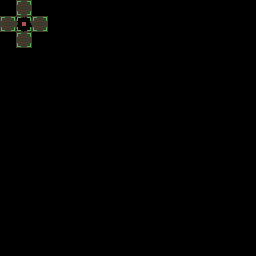

This is a level from a 2D game, rendered from its Tiled map with the project's own tilesets. A one-line summary and the complete map file follow:
An orthogonal 16x16 tile map with 16x16 px tiles, 4 tile layers (output_dirt, input_dirt, regions_output, regions_input), 2 tilesets.

<map version="1.5" tiledversion="1.7.2" orientation="orthogonal" renderorder="right-down" width="16" height="16" tilewidth="16" tileheight="16" infinite="0" nextlayerid="6" nextobjectid="1">
 <tileset firstgid="1" name="Village5" tilewidth="16" tileheight="16" tilecount="704" columns="32">
  <image source="../../../assets/Tile/Village5.png" width="512" height="352" />
  <wangsets>
   <wangset name="Dirt2" type="mixed" tile="-1">
    <wangcolor name="" color="#ff0000" tile="-1" probability="1" />
    <wangtile tileid="200" wangid="0,0,1,1,1,0,0,0" />
    <wangtile tileid="202" wangid="0,0,1,1,1,1,1,0" />
    <wangtile tileid="203" wangid="0,0,0,0,1,1,1,0" />
    <wangtile tileid="232" wangid="1,1,0,0,0,0,0,0" />
    <wangtile tileid="234" wangid="1,1,0,0,0,0,0,1" />
    <wangtile tileid="235" wangid="1,0,0,0,0,0,0,1" />
    <wangtile tileid="264" wangid="1,1,1,1,1,0,0,0" />
    <wangtile tileid="266" wangid="1,1,1,1,1,1,1,1" />
    <wangtile tileid="267" wangid="1,0,0,0,1,1,1,1" />
    <wangtile tileid="296" wangid="1,1,1,0,0,0,0,0" />
    <wangtile tileid="298" wangid="1,1,1,0,0,0,1,1" />
    <wangtile tileid="299" wangid="1,0,0,0,0,0,1,1" />
   </wangset>
   <wangset name="Dirt3" type="mixed" tile="-1">
    <wangcolor name="" color="#ff0000" tile="-1" probability="1" />
    <wangcolor name="" color="#00ff00" tile="-1" probability="1" />
    <wangcolor name="" color="#0000ff" tile="-1" probability="1" />
    <wangtile tileid="200" wangid="0,0,3,3,3,0,0,0" />
    <wangtile tileid="201" wangid="0,0,3,3,3,3,3,0" />
    <wangtile tileid="203" wangid="0,0,0,0,3,3,3,0" />
    <wangtile tileid="232" wangid="3,3,1,1,1,0,0,0" />
    <wangtile tileid="233" wangid="3,3,1,1,1,1,1,3" />
    <wangtile tileid="235" wangid="3,0,0,0,1,1,1,3" />
    <wangtile tileid="264" wangid="1,1,2,2,2,0,0,0" />
    <wangtile tileid="265" wangid="1,1,2,2,2,2,2,1" />
    <wangtile tileid="267" wangid="1,0,0,0,2,2,2,1" />
    <wangtile tileid="296" wangid="2,2,2,0,0,0,0,0" />
    <wangtile tileid="297" wangid="2,2,2,0,0,0,2,2" />
    <wangtile tileid="299" wangid="2,0,0,0,0,0,2,2" />
   </wangset>
   <wangset name="Dirt4" type="mixed" tile="-1">
    <wangcolor name="" color="#ff0000" tile="-1" probability="1" />
    <wangtile tileid="205" wangid="0,0,1,1,1,0,0,0" />
    <wangtile tileid="206" wangid="0,0,1,1,1,1,1,0" />
    <wangtile tileid="207" wangid="0,0,1,1,1,1,1,0" />
    <wangtile tileid="208" wangid="0,0,0,0,1,1,1,0" />
    <wangtile tileid="237" wangid="1,1,1,1,1,0,0,0" />
    <wangtile tileid="238" wangid="1,1,1,1,1,1,1,1" />
    <wangtile tileid="239" wangid="1,1,1,1,1,1,1,1" />
    <wangtile tileid="240" wangid="1,0,0,0,1,1,1,1" />
    <wangtile tileid="269" wangid="1,1,1,1,1,0,0,0" />
    <wangtile tileid="270" wangid="1,1,1,1,1,1,1,1" />
    <wangtile tileid="271" wangid="1,1,1,1,1,1,1,1" />
    <wangtile tileid="272" wangid="1,0,0,0,1,1,1,1" />
    <wangtile tileid="296" wangid="1,1,1,0,0,0,0,0" />
    <wangtile tileid="297" wangid="1,1,1,0,0,0,1,1" />
    <wangtile tileid="298" wangid="1,1,1,0,0,0,1,1" />
    <wangtile tileid="299" wangid="1,0,0,0,0,0,1,1" />
   </wangset>
   <wangset name="dirttop" type="corner" tile="-1">
    <wangcolor name="" color="#ff0000" tile="-1" probability="1" />
    <wangcolor name="" color="#00ff00" tile="-1" probability="1" />
    <wangcolor name="" color="#0000ff" tile="-1" probability="1" />
    <wangtile tileid="205" wangid="0,0,1,1,1,0,0,0" />
    <wangtile tileid="206" wangid="0,0,1,1,1,1,1,0" />
    <wangtile tileid="207" wangid="0,0,1,1,1,1,1,0" />
    <wangtile tileid="208" wangid="0,0,0,0,1,1,1,0" />
    <wangtile tileid="237" wangid="1,0,1,1,1,0,0,0" />
    <wangtile tileid="238" wangid="1,0,1,1,1,1,1,0" />
    <wangtile tileid="239" wangid="1,1,1,1,1,1,1,1" />
    <wangtile tileid="240" wangid="1,0,0,0,1,1,1,1" />
    <wangtile tileid="269" wangid="1,1,1,0,0,0,0,0" />
    <wangtile tileid="270" wangid="1,1,1,0,0,0,1,1" />
    <wangtile tileid="271" wangid="1,1,1,0,0,0,1,1" />
    <wangtile tileid="272" wangid="1,0,0,0,0,0,1,1" />
   </wangset>
   <wangset name="Unnamed Set" type="corner" tile="238">
    <wangcolor name="" color="#ff0000" tile="-1" probability="1" />
    <wangtile tileid="205" wangid="0,0,0,1,0,0,0,0" />
    <wangtile tileid="206" wangid="0,0,0,1,0,1,0,0" />
    <wangtile tileid="207" wangid="0,0,0,1,0,1,0,0" />
    <wangtile tileid="208" wangid="0,0,0,0,0,1,0,0" />
    <wangtile tileid="237" wangid="0,1,0,0,0,0,0,0" />
    <wangtile tileid="238" wangid="0,1,0,0,0,0,0,1" />
    <wangtile tileid="239" wangid="0,1,0,0,0,0,0,1" />
    <wangtile tileid="240" wangid="0,0,0,0,0,0,0,1" />
   </wangset>
  </wangsets>
 </tileset>
 <tileset firstgid="705" source="../../../assets/Tile/Dirt1.tsx" />
 <layer id="3" name="output_dirt" width="16" height="16">
  <data encoding="csv">
0,0,0,0,0,0,0,0,0,0,0,0,0,0,0,0,
0,778,0,0,0,0,0,0,0,0,0,0,0,0,0,0,
0,0,0,0,0,0,0,0,0,0,0,0,0,0,0,0,
0,0,0,0,0,0,0,0,0,0,0,0,0,0,0,0,
0,0,0,0,0,0,0,0,0,0,0,0,0,0,0,0,
0,0,0,0,0,0,0,0,0,0,0,0,0,0,0,0,
0,0,0,0,0,0,0,0,0,0,0,0,0,0,0,0,
0,0,0,0,0,0,0,0,0,0,0,0,0,0,0,0,
0,0,0,0,0,0,0,0,0,0,0,0,0,0,0,0,
0,0,0,0,0,0,0,0,0,0,0,0,0,0,0,0,
0,0,0,0,0,0,0,0,0,0,0,0,0,0,0,0,
0,0,0,0,0,0,0,0,0,0,0,0,0,0,0,0,
0,0,0,0,0,0,0,0,0,0,0,0,0,0,0,0,
0,0,0,0,0,0,0,0,0,0,0,0,0,0,0,0,
0,0,0,0,0,0,0,0,0,0,0,0,0,0,0,0,
0,0,0,0,0,0,0,0,0,0,0,0,0,0,0,0
</data>
 </layer>
 <layer id="2" name="input_dirt" width="16" height="16">
  <properties>
   <property name="StrictEmpty" type="bool" value="true" />
  </properties>
  <data encoding="csv">
0,705,0,0,0,0,0,0,0,0,0,0,0,0,0,0,
705,0,705,0,0,0,0,0,0,0,0,0,0,0,0,0,
0,705,0,0,0,0,0,0,0,0,0,0,0,0,0,0,
0,0,0,0,0,0,0,0,0,0,0,0,0,0,0,0,
0,0,0,0,0,0,0,0,0,0,0,0,0,0,0,0,
0,0,0,0,0,0,0,0,0,0,0,0,0,0,0,0,
0,0,0,0,0,0,0,0,0,0,0,0,0,0,0,0,
0,0,0,0,0,0,0,0,0,0,0,0,0,0,0,0,
0,0,0,0,0,0,0,0,0,0,0,0,0,0,0,0,
0,0,0,0,0,0,0,0,0,0,0,0,0,0,0,0,
0,0,0,0,0,0,0,0,0,0,0,0,0,0,0,0,
0,0,0,0,0,0,0,0,0,0,0,0,0,0,0,0,
0,0,0,0,0,0,0,0,0,0,0,0,0,0,0,0,
0,0,0,0,0,0,0,0,0,0,0,0,0,0,0,0,
0,0,0,0,0,0,0,0,0,0,0,0,0,0,0,0,
0,0,0,0,0,0,0,0,0,0,0,0,0,0,0,0
</data>
 </layer>
 <layer id="1" name="regions_output" width="16" height="16">
  <data encoding="csv">
0,0,0,0,0,0,0,0,0,0,0,0,0,0,0,0,
0,708,0,0,0,0,0,0,0,0,0,0,0,0,0,0,
0,0,0,0,0,0,0,0,0,0,0,0,0,0,0,0,
0,0,0,0,0,0,0,0,0,0,0,0,0,0,0,0,
0,0,0,0,0,0,0,0,0,0,0,0,0,0,0,0,
0,0,0,0,0,0,0,0,0,0,0,0,0,0,0,0,
0,0,0,0,0,0,0,0,0,0,0,0,0,0,0,0,
0,0,0,0,0,0,0,0,0,0,0,0,0,0,0,0,
0,0,0,0,0,0,0,0,0,0,0,0,0,0,0,0,
0,0,0,0,0,0,0,0,0,0,0,0,0,0,0,0,
0,0,0,0,0,0,0,0,0,0,0,0,0,0,0,0,
0,0,0,0,0,0,0,0,0,0,0,0,0,0,0,0,
0,0,0,0,0,0,0,0,0,0,0,0,0,0,0,0,
0,0,0,0,0,0,0,0,0,0,0,0,0,0,0,0,
0,0,0,0,0,0,0,0,0,0,0,0,0,0,0,0,
0,0,0,0,0,0,0,0,0,0,0,0,0,0,0,0
</data>
 </layer>
 <layer id="4" name="regions_input" width="16" height="16">
  <data encoding="csv">
0,707,0,0,0,0,0,0,0,0,0,0,0,0,0,0,
707,707,707,0,0,0,0,0,0,0,0,0,0,0,0,0,
0,707,0,0,0,0,0,0,0,0,0,0,0,0,0,0,
0,0,0,0,0,0,0,0,0,0,0,0,0,0,0,0,
0,0,0,0,0,0,0,0,0,0,0,0,0,0,0,0,
0,0,0,0,0,0,0,0,0,0,0,0,0,0,0,0,
0,0,0,0,0,0,0,0,0,0,0,0,0,0,0,0,
0,0,0,0,0,0,0,0,0,0,0,0,0,0,0,0,
0,0,0,0,0,0,0,0,0,0,0,0,0,0,0,0,
0,0,0,0,0,0,0,0,0,0,0,0,0,0,0,0,
0,0,0,0,0,0,0,0,0,0,0,0,0,0,0,0,
0,0,0,0,0,0,0,0,0,0,0,0,0,0,0,0,
0,0,0,0,0,0,0,0,0,0,0,0,0,0,0,0,
0,0,0,0,0,0,0,0,0,0,0,0,0,0,0,0,
0,0,0,0,0,0,0,0,0,0,0,0,0,0,0,0,
0,0,0,0,0,0,0,0,0,0,0,0,0,0,0,0
</data>
 </layer>
</map>
